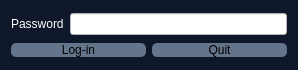
<?xml version="1.0" encoding="UTF-8"?>
<ui version="4.0">
 <class>Dialog</class>
 <widget class="QDialog" name="Dialog">
  <property name="geometry">
   <rect>
    <x>0</x>
    <y>0</y>
    <width>298</width>
    <height>70</height>
   </rect>
  </property>
  <property name="windowTitle">
   <string>Dialog</string>
  </property>
  <property name="styleSheet">
   <string notr="true">background-color: rgb(15, 23, 42);</string>
  </property>
  <layout class="QVBoxLayout" name="verticalLayout">
   <item>
    <layout class="QHBoxLayout" name="horizontalLayout_2">
     <item>
      <widget class="QLabel" name="label">
       <property name="styleSheet">
        <string notr="true">color:white;</string>
       </property>
       <property name="text">
        <string>Password</string>
       </property>
      </widget>
     </item>
     <item>
      <widget class="QLineEdit" name="passwordText">
       <property name="styleSheet">
        <string notr="true">background-color:white; color:black;</string>
       </property>
      </widget>
     </item>
    </layout>
   </item>
   <item>
    <layout class="QHBoxLayout" name="horizontalLayout_3">
     <item>
      <widget class="QPushButton" name="login">
       <property name="styleSheet">
        <string notr="true">background-color: #64748b; border-radius: 5px;</string>
       </property>
       <property name="text">
        <string>Log-in</string>
       </property>
      </widget>
     </item>
     <item>
      <widget class="QPushButton" name="quit">
       <property name="styleSheet">
        <string notr="true">background-color: #64748b; border-radius: 5px;</string>
       </property>
       <property name="text">
        <string>Quit</string>
       </property>
      </widget>
     </item>
    </layout>
   </item>
  </layout>
 </widget>
 <resources/>
 <connections/>
</ui>
